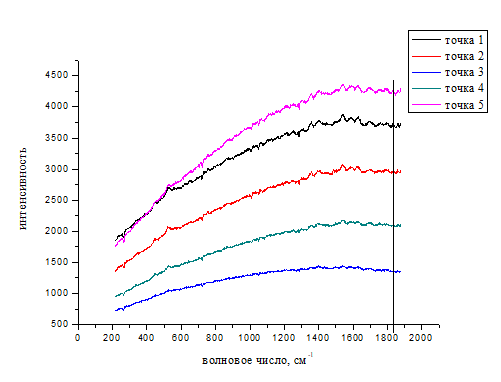
#> input picture img/samples/1.bmp, 501 x 382 px
$ jupyter execute --allow-errors Project.ipynb
#> lines starting #> are read from the running program, lines starting #| are printed output that depends on the picture
[cell 1]
from PIL import Image
import cv2
import pytesseract
import numpy as np
import matplotlib.pyplot as plt
from scipy.signal import find_peaks
from itertools import groupby
from openpyxl import Workbook
from openpyxl.styles import Font, Alignment

[cell 2]
# ------------ФУНКЦИИ------------

# функция нахождения постоянного значения x оY и y oX и удаление чёрной вертикальной линии
def findAxisConstValue(array, coordParam, black_pixels, im, col_white):
    black_pixels_X_with_count = [{coordParam: i, 'count': array.count((i))} for i in array]
    black_pixels_X_with_count_sort_by_count = sorted(black_pixels_X_with_count, key=lambda x: x['count'], reverse=True)
    withoutDuplicates = [el for el, _ in groupby(black_pixels_X_with_count_sort_by_count)]
    axisConstValue = withoutDuplicates[0][coordParam]

    if coordParam == 'x' and withoutDuplicates[0]['count'] - withoutDuplicates[1]['count'] <= 100:
        vertLineX = withoutDuplicates[1]['x']

        vertLineCoords = []
        for pixel in black_pixels:
            if vertLineX == pixel['x']:
                vertLineCoords.append({'x': pixel['x'], 'y': pixel['y']})
        print('vertLineCoords: ', vertLineCoords)

        for x in range(im.size[0]):
            for y in range(im.size[1]):
                if x == vertLineX and (
                        y >= vertLineCoords[0]['y'] or y <= vertLineCoords[len(vertLineCoords) - 1]['y']):
                    im.putpixel((x, y), col_white)

    return axisConstValue

# функция удаления лишних пикселей в столбце и строке в котором есть координаты оY и oX
def removeUnnecessaryPixels(array, coordParam):
    tempArray = []
    for i in range(len(array)):
        if array[i][coordParam] == array[i - 1][coordParam] + 1 or i == 0:
            tempArray.append({'x': array[i]['x'], 'y': array[i]['y']})
        else:
            break
    return tempArray

# функция нахождения порога у мал и бол штрихов на оX и oY
def thresholdStroke(axis, im, axis_x_const_y, axisXCoords, col_black, axis_y_const_x, axisYCoords):
    threshols = []
    if axis == 'x':
        for x in range(im.size[0]):
            k = 0
            for y in range(im.size[1]):
                if y >= axis_x_const_y and x >= axisXCoords[0]['x'] and x <= axisXCoords[len(axisXCoords) - 1]['x'] and \
                        im.getpixel((x, axis_x_const_y + k + 1)) == col_black:
                    k = k + 1
                if y == im.size[1] - 1 and k != 0:
                    threshols.append(k)
        threshols = list(set(threshols))
        return {'smallThresholsX': threshols[0], 'bigThresholsX': threshols[1]}
    else:
        for y in range(im.size[1]):
            k = 0
            for x in reversed(range(im.size[0])):
                if x <= axis_y_const_x and y >= axisYCoords[0]['y'] and y <= axisYCoords[len(axisYCoords) - 1]['y'] and \
                        im.getpixel((axis_y_const_x - k - 1, y)) == col_black:
                    k = k + 1
                if x == 0 and k != 0:
                    threshols.append(k)
        threshols = list(set(threshols))
        return {'smallThresholsY': threshols[0], 'bigThresholsY': threshols[1]}

# функция нахождение штрихов по порогу на оX и oY
def findStrokes(array, axis, threshold, im, col_black):
    strokeArray = []

    if axis == 'x':
        for y in range(im.size[1]):
            for x in range(im.size[0]):
                if im.getpixel((x, y)) == col_black:
                    elem = list(filter(lambda el: el['x'] == x and el['y'] == y, array))
                    if len(elem) != 0 and im.getpixel((x, y + threshold)) == col_black:
                        strokeArray.append({'x': x, 'y': y})
        return [strokeArray[0], strokeArray[len(strokeArray) - 2], strokeArray[len(strokeArray) - 1]]
    else:
        for y in range(im.size[1]):
            for x in range(im.size[0]):
                if im.getpixel((x, y)) == col_black:
                    elem = list(filter(lambda el: el['x'] == x and el['y'] == y, array))
                    if len(elem) != 0 and im.getpixel((x - threshold, y)) == col_black:
                        strokeArray.append({'x': x, 'y': y})
        return [strokeArray[len(strokeArray) - 1], strokeArray[1], strokeArray[0]]

# функция распознания значений интенсивности и волнового числа с картинки
def recognizeValue(img):
    im_tesseract = cv2.resize(img, None, fx=9, fy=9)
    pytesseract.pytesseract.tesseract_cmd = r"C:\Program Files\Tesseract-OCR\tesseract.exe"
    config = r'--oem 3 --psm 6 outputbase digits'
    string = pytesseract.image_to_string(im_tesseract, config=config)
    value = int(string.split()[0]) if len(string) > 4 else int(string)
    return value

# функция нахождения пикселей для каждой точки образца
# [109 lines left out: functions findPixelsForPoint, getPeaks, setUniqPeaks, writeToExcell, not called in this run]

# ------------ФУНКЦИИ------------

[cell 3]
# функция обработки изображения и получения данных
def getResultsFromImg(imgPath, sampleNumber, row, waveNumberArray):
#> called with imgPath = 'img/samples/1.bmp', sampleNumber = 1, row = 2
    im = Image.open(imgPath)
#> im is the input picture: PIL image 501x382 RGB; mean R, G, B 248.7, 247.3, 248.9
    im = im.convert('RGB')

    col_black = (0, 0, 0)
    col_white = (255, 255, 255)

    # массивы чёрных пикселей x, y, xy
    black_pixels_X = []
    black_pixels_Y = []
    black_pixels = []
    for y in range(im.size[1]):
        for x in range(im.size[0]):
            if im.getpixel((x, y)) == col_black:
                black_pixels_X.append(x)
                black_pixels_Y.append(y)
                black_pixels.append({'x': x, 'y': y})
#> after the loop, black_pixels_Y = 2427 values from 30 to 363

    # нахождения постоянного значения x оY и y oX и удаление чёрной вертикальной линии
    axis_y_const_x = findAxisConstValue(black_pixels_X, 'x', black_pixels, im, col_white)
#> (printed output is left out)
#> axis_y_const_x = 78
    axis_x_const_y = findAxisConstValue(black_pixels_Y, 'y', black_pixels, im, col_white)
#> axis_x_const_y = 324

    # нахождение всех чёрных пикселей в столбце в котором находится ось Y
    axisYCoords = []
    for pixel in black_pixels:
        if axis_y_const_x == pixel['x']:
            axisYCoords.append({'x': pixel['x'], 'y': pixel['y']})
#> after the loop, axisYCoords = 269 items

    # нахождение всех чёрных пикселей в столбце в котором находится ось X
    axisXCoords = []
    for pixel in black_pixels:
        if axis_x_const_y == pixel['y']:
            axisXCoords.append({'x': pixel['x'], 'y': pixel['y']})
#> after the loop, axisXCoords = 367 items

    # удаления лишних пикселей в столбце и строке в котором есть координаты оY и oX
    axisYCoords = removeUnnecessaryPixels(axisYCoords, 'y')
#> after the loop in removeUnnecessaryPixels, `for i in range(len(array)):`: tempArray = 269 items
    axisXCoords = removeUnnecessaryPixels(axisXCoords, 'x')

    print('axisYCoords: ', axisYCoords)
#> (printed output is left out)
    print('axisXCoords: ', axisXCoords)

    # находим начало координат(пересечение oY и oX)
    beginning_of_coord = 0
    for axisYCoord in axisYCoords:
        for axisXcoord in axisXCoords:
            if axisYCoord['x'] == axisXcoord['x'] and axisYCoord['y'] == axisXcoord['y']:
                beginning_of_coord = axisXcoord
                break
#> this loop made 269 passes
#> axisYCoord on passes 1 to 3: {'x': 78, 'y': 61}, {'x': 78, 'y': 62}, {'x': 78, 'y': 63}

    print('beginning_of_coord: ', beginning_of_coord)

    # нахождение порога у мал и бол штрихов на оX и oY
    thresholdsX = thresholdStroke('x', im, axis_x_const_y, axisXCoords, col_black, axis_y_const_x, axisYCoords)
#> thresholdsX = {'smallThresholsX': 3, 'bigThresholsX': 5}
    thresholdsY = thresholdStroke('y', im, axis_x_const_y, axisXCoords, col_black, axis_y_const_x, axisYCoords)
#> thresholdsY = {'smallThresholsY': 3, 'bigThresholsY': 6}

    print('thresholdX: ', thresholdsX)
    print('thresholdY: ', thresholdsY)

    # нахождение штрихов по порогу на оX и oY
    firstBigStrokeX, secondLastBigStrokeX, lastBigStrokeX = findStrokes(axisXCoords, 'x', thresholdsX['bigThresholsX'],
                                                        im, col_black)
#> after the loop in findStrokes, `for y in range(im.size[1]):`: strokeArray = 11 items
#> firstBigStrokeX = {'x': 78, 'y': 324}; secondLastBigStrokeX = {'x': 387, 'y': 324}; lastBigStrokeX = {'x': 421, 'y': 324}
    firstBigStrokeY, secondLastBigStrokeY, lastBigStrokeY = findStrokes(axisYCoords, 'y', thresholdsY['bigThresholsY'],
                                                        im, col_black)
#> firstBigStrokeY = {'x': 78, 'y': 324}; secondLastBigStrokeY = {'x': 78, 'y': 106}; lastBigStrokeY = {'x': 78, 'y': 75}
    _, secondSmallStrokeX, _ = findStrokes(axisXCoords, 'x', thresholdsX['smallThresholsX'], im, col_black)
#> secondSmallStrokeX = {'x': 404, 'y': 324}

    print('firstBigStrokeX: ', firstBigStrokeX, 'lastBigStrokeX: ', lastBigStrokeX)
    print('firstBigStrokeY: ', firstBigStrokeY, 'lastBigStrokeY: ', lastBigStrokeY)
    print('secondSmallStrokeX: ', secondSmallStrokeX)

    # распознование максимального значения интенсивности на oY и волнового числа на oX с картинки
    diffBigStrokeY = int(abs((lastBigStrokeY['y'] - secondLastBigStrokeY['y']) / 2))
#> diffBigStrokeY = 15
    im_cropMaxY = im.crop(
        (lastBigStrokeY['x'] - thresholdsX['bigThresholsX'] - 40, lastBigStrokeY['y'] - diffBigStrokeY,
         lastBigStrokeY['x'] - thresholdsY['bigThresholsY'], lastBigStrokeY['y'] + diffBigStrokeY))
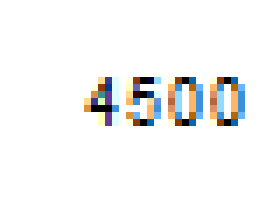
#> im_cropMaxY: PIL image 39x30 RGB (shown 7 times larger); mean R, G, B 244.5, 244.7, 244.5
    im_cropMaxY.save('img/crops/cropMaxY.png')

    diffBigStrokeX = int(abs((lastBigStrokeX['x'] - secondLastBigStrokeX['x']) / 2))
#> diffBigStrokeX = 17
    im_cropMaxX = im.crop((lastBigStrokeX['x'] - diffBigStrokeX, lastBigStrokeX['y'] + thresholdsX['bigThresholsX'] + 1,
                           lastBigStrokeX['x'] + diffBigStrokeX, lastBigStrokeX['y'] + 25))
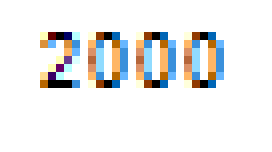
#> im_cropMaxX: PIL image 34x19 RGB (shown 8 times larger); mean R, G, B 235.6, 236, 235.4
    im_cropMaxX.save('img/crops/cropMaxX.png')

    maxValueY = recognizeValue(cv2.imread("img/crops/cropMaxY.png", cv2.IMREAD_GRAYSCALE))
#> in recognizeValue, `im_tesseract = cv2.resize(img, None, fx=9, fy=9)`:
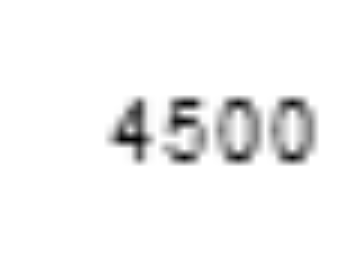
#> im_tesseract: shape (270, 351); min 0, max 255, mean 244.5
#> in recognizeValue, `im_tesseract = cv2.resize(img, None, fx=9, fy=9)`:
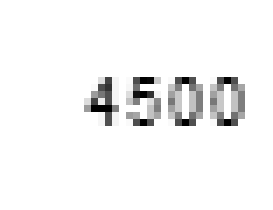
#> img: shape (30, 39) (shown 7 times larger); min 0, max 255, mean 244.5
    maxValueX = recognizeValue(cv2.imread("img/crops/cropMaxX.png", cv2.IMREAD_GRAYSCALE))

    print('maxValueY: ', maxValueY)
    print('maxValueX: ', maxValueX)

    # распознование минимального значения интенсивности на oY и волного числа oX с картинки
    im_cropMinY = im.crop(
        (firstBigStrokeY['x'] - thresholdsY['bigThresholsY'] - 40, firstBigStrokeY['y'] - diffBigStrokeY,
         firstBigStrokeY['x'] - thresholdsY['bigThresholsY'], firstBigStrokeY['y'] + diffBigStrokeY))
    im_cropMinY.save('img/crops/cropMinY.png')

    im_cropMinX = im.crop(
        (firstBigStrokeX['x'] - diffBigStrokeX, firstBigStrokeX['y'] + thresholdsX['bigThresholsX'] + 1,
         firstBigStrokeX['x'] + diffBigStrokeX, firstBigStrokeX['y'] + 25))
    im_cropMinX.save('img/crops/cropMinX.png')

    minValueY = recognizeValue(cv2.imread("img/crops/cropMinY.png", cv2.IMREAD_GRAYSCALE))
    minValueX = recognizeValue(cv2.imread("img/crops/cropMinX.png", cv2.IMREAD_GRAYSCALE))

    print('minValueY: ', minValueY)
    print('minValueX: ', minValueX)

    # сколько 1px занимает значений интенсивности и волнового числа
    img_1px_equel_func_valueX = (maxValueX - minValueX) / (lastBigStrokeX['x'] - beginning_of_coord['x'])
    img_1px_equel_func_valueY = (maxValueY - minValueY) / (firstBigStrokeY['y'] - lastBigStrokeY['y'])

    print('img_1px_equel_func_valueX: ', img_1px_equel_func_valueX)
    print('img_1px_equel_func_valueY: ', img_1px_equel_func_valueY)

    # вырезаем графики
    cropIm = im.crop((lastBigStrokeY['x'] + 1, 0, secondSmallStrokeX['x'], secondSmallStrokeX['y']))
    cropIm.save("img/crops/cropIm.bmp")

    # нахождение пикселей для каждой точки образца
    firstPointArray = findPixelsForPoint((0, 0, 0), cropIm)
    secondPointArray = findPixelsForPoint((255, 0, 0), cropIm)
    thirdPointArray = findPixelsForPoint((0, 0, 255), cropIm)
    fourthPointArray = findPixelsForPoint((0, 128, 128), cropIm)
    fifthPointArray = findPixelsForPoint((255, 0, 255), cropIm)

    print('firstPointArray: ', firstPointArray)
    print('secondPointArray: ', secondPointArray)
    print('thirdPointArray: ', thirdPointArray)
    print('fourthPointArray: ', fourthPointArray)
    print('fifthPointArray: ', fifthPointArray)

    # получаем и визуализируем пики
    firstPointArrayPeaks = getPeaks(firstPointArray, img_1px_equel_func_valueX, firstBigStrokeY,
                                    beginning_of_coord, cropIm, img_1px_equel_func_valueY, minValueY)
    secondPointArrayPeaks = getPeaks(secondPointArray, img_1px_equel_func_valueX, firstBigStrokeY,
                                     beginning_of_coord, cropIm, img_1px_equel_func_valueY, minValueY)
    thirdPointArrayPeaks = getPeaks(thirdPointArray, img_1px_equel_func_valueX, firstBigStrokeY,
                                    beginning_of_coord, cropIm, img_1px_equel_func_valueY, minValueY)
    fourthPointArrayPeaks = getPeaks(fourthPointArray, img_1px_equel_func_valueX, firstBigStrokeY,
                                     beginning_of_coord, cropIm, img_1px_equel_func_valueY, minValueY)
    fifthPointArrayPeaks = getPeaks(fifthPointArray, img_1px_equel_func_valueX, firstBigStrokeY,
                                    beginning_of_coord, cropIm, img_1px_equel_func_valueY, minValueY)

    print('firstPointArrayPeaks: ', firstPointArrayPeaks)
    print('secondPointArrayPeaks: ', secondPointArrayPeaks)
    print('thirdPointArrayPeaks: ', thirdPointArrayPeaks)
    print('fourthPointArrayPeaks: ', fourthPointArrayPeaks)
    print('fifthPointArrayPeaks: ', fifthPointArrayPeaks)

    # нахождение уникальных пиков
    firstPointArrayPeaks = setUniqPeaks(firstPointArrayPeaks,
                                       [secondPointArrayPeaks, thirdPointArrayPeaks, fourthPointArrayPeaks,
                                        fifthPointArrayPeaks])
    secondPointArrayPeaks = setUniqPeaks(secondPointArrayPeaks,
                                        [firstPointArrayPeaks, thirdPointArrayPeaks, fourthPointArrayPeaks,
                                         fifthPointArrayPeaks])
    thirdPointArrayPeaks = setUniqPeaks(thirdPointArrayPeaks,
                                       [firstPointArrayPeaks, secondPointArrayPeaks, fourthPointArrayPeaks,
                                        fifthPointArrayPeaks])
    fourthPointArrayPeaks = setUniqPeaks(fourthPointArrayPeaks,
                                        [firstPointArrayPeaks, secondPointArrayPeaks, thirdPointArrayPeaks,
                                         fifthPointArrayPeaks])
    fifthPointArrayPeaks = setUniqPeaks(fifthPointArrayPeaks,
                                       [firstPointArrayPeaks, secondPointArrayPeaks, thirdPointArrayPeaks,
                                        fourthPointArrayPeaks])

    print('firstPointArrayPeaks: ', firstPointArrayPeaks)
    print('secondPointArrayPeaks: ', secondPointArrayPeaks)
    print('thirdPointArrayPeaks: ', thirdPointArrayPeaks)
    print('fourthPointArrayPeaks: ', fourthPointArrayPeaks)
    print('fifthPointArrayPeaks: ', fifthPointArrayPeaks)

    for peak in firstPointArrayPeaks:
        waveNumberArray.append(peak['waveNumber'])

    for peak in secondPointArrayPeaks:
        waveNumberArray.append(peak['waveNumber'])

    for peak in thirdPointArrayPeaks:
        waveNumberArray.append(peak['waveNumber'])

    for peak in fourthPointArrayPeaks:
        waveNumberArray.append(peak['waveNumber'])

    for peak in fifthPointArrayPeaks:
        waveNumberArray.append(peak['waveNumber'])

    pointNumber = 1


    ws.merge_cells('A' + str(row) + ':C' + str(row))
    ws.cell(column=1, row=row).value = 'Образец № ' + str(sampleNumber)
    ws.cell(column=1, row=row).font = Font(b=True, size=12, color="FF0000")
    ws.cell(column=1, row=row).alignment = alignment = Alignment(horizontal='center')

    # запись значений пиков в Microsoft Excel
    row, pointNumber = writeToExcell(firstPointArrayPeaks, row, pointNumber)
    row, pointNumber = writeToExcell(secondPointArrayPeaks, row, pointNumber)
    row, pointNumber = writeToExcell(thirdPointArrayPeaks, row, pointNumber)
    row, pointNumber = writeToExcell(fourthPointArrayPeaks, row, pointNumber)
    row, pointNumber = writeToExcell(fifthPointArrayPeaks, row, pointNumber)

$ run again, with img/samples/3.bmp copied over img/samples/1.bmp
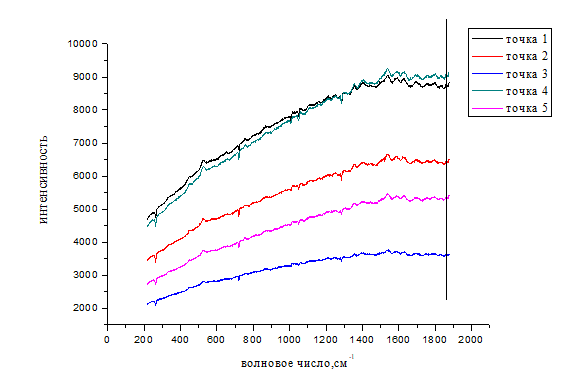
#> input picture img/samples/3.bmp, 578 x 383 px
#> in getResultsFromImg, im is the input picture: PIL image 578x383 RGB; mean R, G, B 249, 248.1, 249.3
#> (printed output is left out)
#> axis_y_const_x = 107
#> axis_x_const_y = 324
#> after the loop in getResultsFromImg, `for pixel in black_pixels:`: axisYCoords = 287 items
#> after the loop in getResultsFromImg, `for pixel in black_pixels:`: axisXCoords = 385 items
#> after the loop in removeUnnecessaryPixels, `for i in range(len(array)):`: tempArray = 287 items
#> the loop in getResultsFromImg, `for axisYCoord in axisYCoords:` made 287 passes
#> axisYCoord on passes 1 to 3: {'x': 107, 'y': 44}, {'x': 107, 'y': 45}, {'x': 107, 'y': 46}
#> thresholdsX = {'smallThresholsX': 3, 'bigThresholsX': 6}
#> thresholdsY = {'smallThresholsY': 3, 'bigThresholsY': 5}
#> after the loop in findStrokes, `for y in range(im.size[1]):`: strokeArray = 11 items
#> firstBigStrokeX = {'x': 107, 'y': 324}; secondLastBigStrokeX = {'x': 435, 'y': 324}; lastBigStrokeX = {'x': 471, 'y': 324}
#> firstBigStrokeY = {'x': 107, 'y': 308}; secondLastBigStrokeY = {'x': 107, 'y': 109}; lastBigStrokeY = {'x': 107, 'y': 77}
#> secondSmallStrokeX = {'x': 453, 'y': 324}
#> diffBigStrokeY = 16
#> diffBigStrokeX = 18
#> in getResultsFromImg, `im_cropMaxX = im.crop((lastBigStrokeX['x'] - diffBigStrokeX, lastBigSt..`:
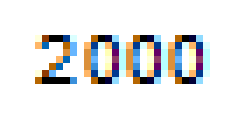
#> im_cropMaxX: PIL image 36x18 RGB (shown 7 times larger); mean R, G, B 231.5, 231.8, 231.7
#> in recognizeValue, `im_tesseract = cv2.resize(img, None, fx=9, fy=9)`:
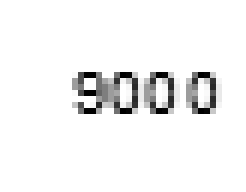
#> img: shape (32, 41) (shown 6 times larger); min 0, max 255, mean 243

$ run again, with img/samples/4.bmp copied over img/samples/1.bmp
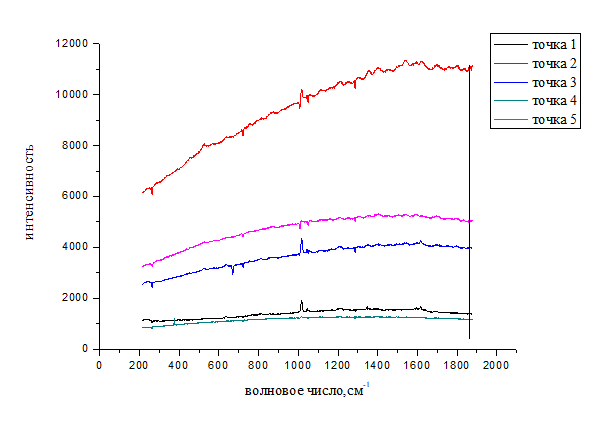
#> input picture img/samples/4.bmp, 603 x 427 px
#> in getResultsFromImg, im is the input picture: PIL image 603x427 RGB; mean R, G, B 249.9, 248.8, 250
#> (printed output is left out)
#> axis_y_const_x = 99
#> axis_x_const_y = 349
#> after the loop in getResultsFromImg, `for pixel in black_pixels:`: axisYCoords = 314 items
#> after the loop in getResultsFromImg, `for pixel in black_pixels:`: axisXCoords = 423 items
#> after the loop in removeUnnecessaryPixels, `for i in range(len(array)):`: tempArray = 312 items
#> the loop in getResultsFromImg, `for axisYCoord in axisYCoords:` made 312 passes
#> axisYCoord on passes 1 to 3: {'x': 99, 'y': 44}, {'x': 99, 'y': 45}, {'x': 99, 'y': 46}
#> thresholdsX = {'smallThresholsX': 3, 'bigThresholsX': 6}
#> thresholdsY = {'smallThresholsY': 3, 'bigThresholsY': 6}
#> after the loop in findStrokes, `for y in range(im.size[1]):`: strokeArray = 11 items
#> firstBigStrokeX = {'x': 99, 'y': 349}; secondLastBigStrokeX = {'x': 457, 'y': 349}; lastBigStrokeX = {'x': 496, 'y': 349}
#> firstBigStrokeY = {'x': 99, 'y': 349}; secondLastBigStrokeY = {'x': 99, 'y': 145}; lastBigStrokeY = {'x': 99, 'y': 94}
#> secondSmallStrokeX = {'x': 476, 'y': 349}
#> diffBigStrokeY = 25
#> diffBigStrokeX = 19
#> in getResultsFromImg, `im_cropMaxX = im.crop((lastBigStrokeX['x'] - diffBigStrokeX, lastBigSt..`:
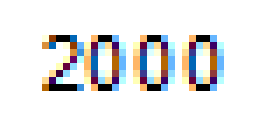
#> im_cropMaxX: PIL image 38x18 RGB (shown 7 times larger); mean R, G, B 230.4, 230.1, 230.4
#> in recognizeValue, `im_tesseract = cv2.resize(img, None, fx=9, fy=9)`:
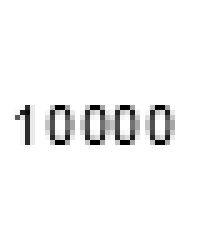
#> img: shape (50, 40) (shown 5 times larger); min 0, max 255, mean 245.2

$ run again, with img/samples/5.bmp copied over img/samples/1.bmp
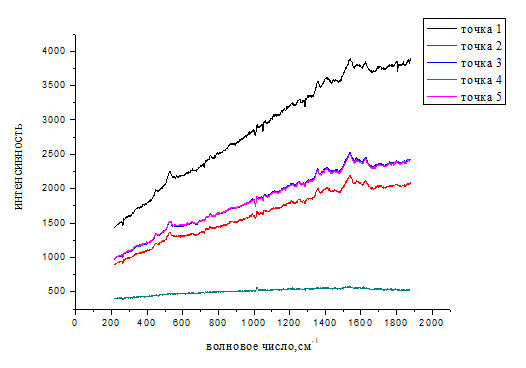
#> input picture img/samples/5.bmp, 526 x 368 px
#> in getResultsFromImg, im is the input picture: PIL image 526x368 RGB; mean R, G, B 249.4, 248, 249.2
#> axis_y_const_x = 75
#> axis_x_const_y = 309
#> after the loop in getResultsFromImg, `for pixel in black_pixels:`: axisYCoords = 280 items
#> after the loop in getResultsFromImg, `for pixel in black_pixels:`: axisXCoords = 377 items
#> after the loop in removeUnnecessaryPixels, `for i in range(len(array)):`: tempArray = 280 items
#> (printed output is left out)
#> (printed output is left out)
#> the loop in getResultsFromImg, `for axisYCoord in axisYCoords:` made 280 passes
#> axisYCoord on passes 1 to 3: {'x': 75, 'y': 35}, {'x': 75, 'y': 36}, {'x': 75, 'y': 37}
#> thresholdsX = {'smallThresholsX': 2, 'bigThresholsX': 5}
#> thresholdsY = {'smallThresholsY': 2, 'bigThresholsY': 5}
#> after the loop in findStrokes, `for y in range(im.size[1]):`: strokeArray = 11 items
#> firstBigStrokeX = {'x': 75, 'y': 309}; secondLastBigStrokeX = {'x': 396, 'y': 309}; lastBigStrokeX = {'x': 432, 'y': 309}
#> firstBigStrokeY = {'x': 75, 'y': 291}; secondLastBigStrokeY = {'x': 75, 'y': 85}; lastBigStrokeY = {'x': 75, 'y': 51}
#> secondSmallStrokeX = {'x': 414, 'y': 309}
#> diffBigStrokeY = 17
#> diffBigStrokeX = 18
#> in getResultsFromImg, `im_cropMaxX = im.crop((lastBigStrokeX['x'] - diffBigStrokeX, lastBigSt..`:
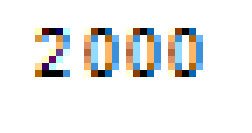
#> im_cropMaxX: PIL image 36x19 RGB (shown 7 times larger); mean R, G, B 236.7, 237, 236.5
#> in recognizeValue, `im_tesseract = cv2.resize(img, None, fx=9, fy=9)`:
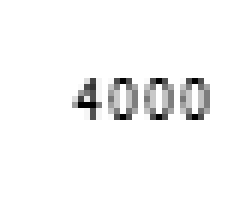
#> img: shape (34, 40) (shown 6 times larger); min 0, max 255, mean 246
